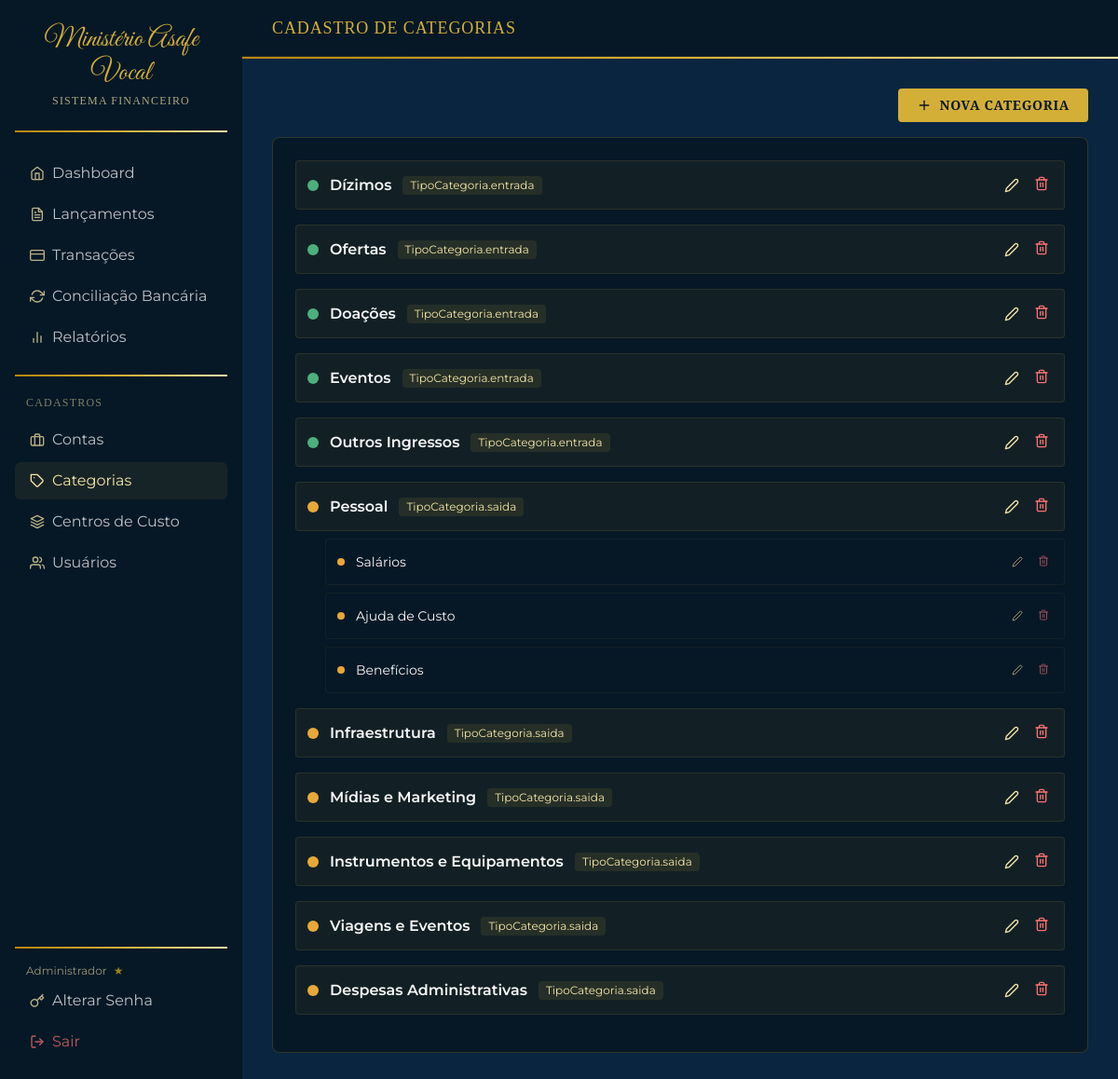
Screenshot of /cadastros/categorias (signed in) with the database file from the repository.
### app/models.py (models this page shows)
class Usuario(Base):
    __tablename__ = "usuarios"
    id = Column(Integer, primary_key=True, index=True)
    nome = Column(String(100), nullable=False)
    email = Column(String(150), unique=True, nullable=False, index=True)
    senha_hash = Column(String(200), nullable=False)
    ativo = Column(Boolean, default=True, nullable=False)
    is_admin = Column(Boolean, default=False, nullable=False)
    created_at = Column(DateTime, server_default=func.now())
    lancamentos = relationship("Lancamento", back_populates="usuario")
    transacoes = relationship("Transacao", back_populates="usuario")
    ofx_imports = relationship("OfxImport", back_populates="usuario")

class Categoria(Base):
    __tablename__ = "categorias"
    id = Column(Integer, primary_key=True, index=True)
    nome = Column(String(100), nullable=False)
    tipo = Column(Enum(TipoCategoria), nullable=False)
    categoria_pai_id = Column(Integer, ForeignKey("categorias.id"), nullable=True)
    cor = Column(String(7), default="#D4AF37")
    ativo = Column(Boolean, default=True, nullable=False)
    subcategorias = relationship("Categoria", back_populates="categoria_pai")
    categoria_pai = relationship("Categoria", back_populates="subcategorias", remote_side=[id])
    lancamentos = relationship("Lancamento", back_populates="categoria")

### app/routers/cadastros.py (the view)
@router.get("/categorias", response_class=HTMLResponse)
async def listar_categorias(request: Request, current_user: Usuario = Depends(get_current_user), db: Session = Depends(get_db)):
    categorias = db.query(Categoria).filter(Categoria.categoria_pai_id == None).all()
    todas = db.query(Categoria).all()
    return templates.TemplateResponse("cadastros/categorias.html", {
        "request": request, "current_user": current_user,
        "categorias": categorias, "todas": todas, "error": None,
    })

### app/templates/cadastros/categorias.html (shortened to what this page needs)
{% extends "base.html" %}
{% block page_title %}CADASTRO DE CATEGORIAS{% endblock %}
{% block content %}
<div class="flex justify-end mb-4">
  <button class="btn-primary px-5 py-2 rounded font-cinzel tracking-wider text-sm flex items-center gap-2"
    onclick="document.getElementById('form-novo').classList.toggle('hidden')">
    <i data-feather="plus" class="w-4 h-4"></i> NOVA CATEGORIA
  </button>
</div>
<div class="card p-6">
  {% for cat in categorias %}
  <div class="mb-4">
    <div class="flex items-center justify-between p-3 rounded" style="background:rgba(212,175,55,0.06);border:1px solid rgba(212,175,55,0.12);">
      <div class="flex items-center gap-3">
        <span class="w-3 h-3 rounded-full inline-block" style="background:{{ cat.cor }};"></span>
        <span class="font-semibold">{{ cat.nome }}</span>
        <span class="text-xs px-2 py-0.5 rounded" style="background:rgba(212,175,55,0.1);color:var(--dourado-claro);">{{ cat.tipo }}</span>
      </div>
      <div class="flex gap-2">
        <button onclick="toggleEdit('cat-{{ cat.id }}')" style="color:var(--dourado-claro);" class="p-1">
          <i data-feather="edit-2" class="w-4 h-4"></i>
        </button>
        <form action="/cadastros/categorias/{{ cat.id }}/excluir" method="post" onsubmit="return confirm('Excluir?')">
          <button type="submit" style="color:#f87171;" class="p-1"><i data-feather="trash-2" class="w-4 h-4"></i></button>
        </form>
      </div>
    </div>
    {% for sub in cat.subcategorias %}
    <div class="ml-8 mt-2 flex items-center justify-between p-3 rounded" style="background:rgba(6,24,38,0.5);border:1px solid rgba(212,175,55,0.07);">
      <div class="flex items-center gap-3">
        <span class="w-2 h-2 rounded-full inline-block" style="background:{{ sub.cor }};"></span>
        <span class="text-sm">{{ sub.nome }}</span>
      </div>
      <div class="flex gap-2">
        <button onclick="toggleEdit('sub-{{ sub.id }}')" style="color:var(--dourado-claro);opacity:.6;" class="p-1">
          <i data-feather="edit-2" class="w-3 h-3"></i>
        </button>
        <form action="/cadastros/categorias/{{ sub.id }}/excluir" method="post" onsubmit="return confirm('Excluir subcategoria?')">
          <button type="submit" style="color:#f87171;opacity:.6;" class="p-1"><i data-feather="trash-2" class="w-3 h-3"></i></button>
        </form>
      </div>
    </div>
    {% endfor %}
  </div>
  {% else %}
  <div class="text-center py-8" style="color:var(--dourado-claro);opacity:.4;">Nenhuma categoria cadastrada.</div>
  {% endfor %}
</div>
{% endblock %}

### app/templates/base.html (shortened to what this page needs)
<!DOCTYPE html>
<html lang="pt-BR">
<head>
  <script src="https://cdn.tailwindcss.com"></script>
</head>
<body hx-boost="true">
<div class="flex min-h-screen">
  <aside class="sidebar flex flex-col py-6 px-4 fixed top-0 left-0 h-full z-30 overflow-y-auto">
    <div class="mb-6 text-center">
      <div class="font-great text-3xl" style="color: var(--dourado);">Ministério Asafe Vocal</div>
      <div class="font-cinzel text-xs tracking-widest mt-1" style="color: var(--dourado-claro); opacity:.7;">SISTEMA FINANCEIRO</div>
    </div>
    <div class="gold-line mb-6"></div>
    <nav class="flex flex-col gap-1 flex-1">
      <a href="/" class="nav-link {% if request.url.path == '/' %}active{% endif %}">
        <i data-feather="home" class="icon w-4 h-4"></i> Dashboard
      </a>
      <a href="/lancamentos" class="nav-link {% if '/lancamentos' in request.url.path %}active{% endif %}">
        <i data-feather="file-text" class="icon w-4 h-4"></i> Lançamentos
      </a>
      <a href="/transacoes" class="nav-link {% if '/transacoes' in request.url.path %}active{% endif %}">
        <i data-feather="credit-card" class="icon w-4 h-4"></i> Transações
      </a>
      <a href="/conciliacao" class="nav-link {% if '/conciliacao' in request.url.path %}active{% endif %}">
        <i data-feather="refresh-cw" class="icon w-4 h-4"></i> Conciliação Bancária
      </a>
      <a href="/relatorios" class="nav-link {% if '/relatorios' in request.url.path %}active{% endif %}">
        <i data-feather="bar-chart-2" class="icon w-4 h-4"></i> Relatórios
      </a>
      <div class="gold-line my-4"></div>
      <div class="font-cinzel text-xs tracking-widest mb-2 px-3" style="color:var(--dourado-claro); opacity:.5;">CADASTROS</div>
      <a href="/cadastros/contas" class="nav-link {% if '/cadastros/contas' in request.url.path %}active{% endif %}">
        <i data-feather="briefcase" class="icon w-4 h-4"></i> Contas
      </a>
      <a href="/cadastros/categorias" class="nav-link {% if '/cadastros/categorias' in request.url.path %}active{% endif %}">
        <i data-feather="tag" class="icon w-4 h-4"></i> Categorias
      </a>
      <a href="/cadastros/centros-custo" class="nav-link {% if '/cadastros/centros-custo' in request.url.path %}active{% endif %}">
        <i data-feather="layers" class="icon w-4 h-4"></i> Centros de Custo
      </a>
      {% if current_user.is_admin %}
      <a href="/cadastros/usuarios" class="nav-link {% if '/cadastros/usuarios' in request.url.path %}active{% endif %}">
        <i data-feather="users" class="icon w-4 h-4"></i> Usuários
      </a>
      {% endif %}
    </nav>
    <div class="gold-line mt-4 mb-4"></div>
    <div class="text-xs px-3" style="color:var(--dourado-claro); opacity:.6;">
      <span>{{ current_user.nome }}</span>
      {% if current_user.is_admin %}<span class="ml-1 text-yellow-400">★</span>{% endif %}
    </div>
    <a href="/alterar-senha" class="nav-link mt-1">
      <i data-feather="key" class="icon w-4 h-4"></i> Alterar Senha
    </a>
    <form action="/logout" method="post" class="mt-1">
      <button type="submit" class="nav-link w-full text-left" style="color: #f87171;">
        <i data-feather="log-out" class="w-4 h-4"></i> Sair
      </button>
    </form>
  </aside>
  <main class="flex-1 ml-[260px] min-h-screen">
    <header class="flex items-center justify-between px-8 py-4" style="background-color: var(--azul-escuro); border-bottom: 1px solid rgba(212,175,55,0.15);">
      <h1 class="font-cinzel text-lg tracking-wider" style="color: var(--dourado);">
        {% block page_title %}Dashboard{% endblock %}
      </h1>
    </header>
    <div class="gold-line"></div>
    <div class="p-8">
      {% block content %}{% endblock %}
    </div>
  </main>
</div>
</body>
</html>

### app/templates/base.html (style rules this page uses)
:root { --azul-profundo: #0A2540; --azul-escuro: #061826; --dourado: #D4AF37; --dourado-claro: #F5E6A7; --dourado-escuro: #B8860B; --branco-suave: #F8F8F8; --gradiente-ouro: linear-gradient(90deg, #B8860B, #D4AF37, #F5E6A7); }
body { background-color: var(--azul-profundo); color: var(--branco-suave); font-family: 'Montserrat', sans-serif; }
.font-cinzel { font-family: 'Cinzel', serif; }
.font-great { font-family: 'Great Vibes', cursive; }
.sidebar { background-color: var(--azul-escuro); width: 260px; min-height: 100vh; }
.gold-line { height: 2px; background: var(--gradiente-ouro); }
.btn-primary { background-color: var(--dourado); color: var(--azul-escuro); font-weight: 600; transition: background .2s; }
.card { background-color: var(--azul-escuro); border: 1px solid rgba(212,175,55,0.2); border-radius: 8px; }
.nav-link { color: var(--branco-suave); opacity: .75; transition: all .2s; padding: .5rem 1rem; border-radius: 6px; display: flex; align-items: center; gap: .5rem; }
.nav-link:hover, .nav-link.active { color: var(--dourado-claro); opacity: 1; background: rgba(212,175,55,0.08); }
.nav-link .icon { color: var(--dourado-claro); }

### rows the page displays
Usuario: nome "Administrador"
Categoria: nome "Dízimos", tipo "TipoCategoria.entrada"
Categoria: nome "Ofertas", tipo "TipoCategoria.entrada"
Categoria: nome "Doações", tipo "TipoCategoria.entrada"
Categoria: nome "Eventos", tipo "TipoCategoria.entrada"
Categoria: nome "Outros Ingressos", tipo "TipoCategoria.entrada"
Categoria: nome "Pessoal", tipo "TipoCategoria.saida"
Categoria: nome "Salários"
Categoria: nome "Ajuda de Custo"
Categoria: nome "Benefícios"
Categoria: nome "Infraestrutura", tipo "TipoCategoria.saida"
Categoria: nome "Mídias e Marketing", tipo "TipoCategoria.saida"
Categoria: nome "Instrumentos e Equipamentos", tipo "TipoCategoria.saida"
Categoria: nome "Viagens e Eventos", tipo "TipoCategoria.saida"
Categoria: nome "Despesas Administrativas", tipo "TipoCategoria.saida"
